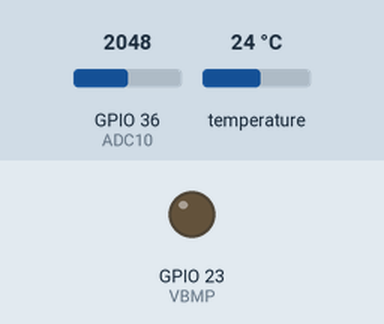
This sketch was run on a simulated ESP32. Shown: output pins drawn as LEDs (lit = HIGH). Inputs (shaded band) come from the test bench; at power-on: GPIO 36 (ADC10) = 2048, temperature 24 °C. WiFi joins after 1.5 s; servers stay silent unless stated. At 1.8 s the program puts the board to deep sleep or switches it off; the recording ends there.

Above: at 0.1 s.
Timing chart, 0 to 1.6 s (numbered marks = the images above):
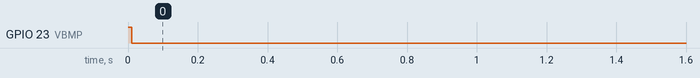

The sketch:

ESP32_ePulse.ino
```cpp
/*
 * File: ESP32_ePulse.ino
 *
 * 2020-11-27 Claus Kuehnel info@ckuehnel.ch
 */

// WiFi connection
#include <WiFi.h>
#include <WiFiClientSecure.h>
#include <UniversalTelegramBot.h>
#include "arduino_secrets.h"

WiFiClientSecure client;
UniversalTelegramBot bot(BOTtoken, client);

// General
#define DEBUG 0   // enable/disable serial output
#define WIFI 1    // enable/disable WiFi connection

#define uS_TO_S_FACTOR 1000000  // Conversion factor for micro seconds to seconds
#define TIME_TO_SLEEP  1800     // Time ESP32 will go to sleep (in seconds)

const uint8_t ADC10 = 36; // ADC1:0 @ GPIO36
const uint8_t VBMP  = 23; // VBMP @ GPIO23
const uint8_t LED   = 19; // LED @ GPIO19

float voltage, temp;

void setup()
{
  pinMode(VBMP, OUTPUT);
  digitalWrite(VBMP, 1); // BMP280 Power on

  if (DEBUG)
  {
    Serial.begin(115200);
    while(!Serial);

    print_wakeup_reason(); //Print the wakeup reason for ESP32

    Serial.print("Setup...");
  }

  initBMP280();

  if (DEBUG)
  {
    pinMode(LED, OUTPUT);
    digitalWrite(LED, 1);
    delay(100);
    digitalWrite(LED,0);
  }


  voltage = analogRead(ADC10);
  delay(10);
  voltage = analogRead(ADC10) * 2 * 3.3/4096; // due to voltage divider;
  if (DEBUG) Serial.println("Vbat: " + String(voltage) + " V");

  temp = getTemperature(); // read external sensor
  if (DEBUG) Serial.println("External Temperature: " + String(temp) + " *C");

  digitalWrite(VBMP, 0); // BMP280 Power off

  if (WIFI) sendMessage();

  // goto sleep
  esp_sleep_enable_timer_wakeup(TIME_TO_SLEEP * uS_TO_S_FACTOR);
  if (DEBUG) Serial.println("Setup ePulse to sleep for every " + String(TIME_TO_SLEEP) + " s.\n");

  esp_deep_sleep_start();
}

void loop() {}


// Method to print the reason by which ESP32 has been awaken from sleep
void print_wakeup_reason()
{
  esp_sleep_wakeup_cause_t wakeup_reason;
  wakeup_reason = esp_sleep_get_wakeup_cause();
  switch(wakeup_reason)
  {
    case ESP_SLEEP_WAKEUP_EXT0 :     Serial.println("\nWakeup caused by external signal using RTC_IO"); break;
    case ESP_SLEEP_WAKEUP_EXT1 :     Serial.println("\nWakeup caused by external signal using RTC_CNTL"); break;
    case ESP_SLEEP_WAKEUP_TIMER :    Serial.println("\nWakeup caused by timer"); break;
    case ESP_SLEEP_WAKEUP_TOUCHPAD : Serial.println("\nWakeup caused by touchpad"); break;
    case ESP_SLEEP_WAKEUP_ULP :      Serial.println("\nWakeup caused by ULP program"); break;
    default :                        Serial.printf("\nWakeup was not caused by deep sleep: %d\n",wakeup_reason); break;
  }
}
```

BMP280.ino
```cpp
// I2C bus connected BMP280

#include <Wire.h>
#include <Adafruit_BMP280.h>

Adafruit_BMP280 bmp; // I2C

void initBMP280()
{
  Wire.begin(21, 22);

  if (!bmp.begin(BMP280_ADDRESS_ALT)) // SDO open
  {
    if (DEBUG) Serial.println(F("Could not find a valid BMP280 sensor, check wiring!"));
    while (1);
  }

  /* Default settings from datasheet. */
  bmp.setSampling(Adafruit_BMP280::MODE_NORMAL,     /* Operating Mode. */
                  Adafruit_BMP280::SAMPLING_X2,     /* Temp. oversampling */
                  Adafruit_BMP280::SAMPLING_X16,    /* Pressure oversampling */
                  Adafruit_BMP280::FILTER_X16,      /* Filtering. */
                  Adafruit_BMP280::STANDBY_MS_500); /* Standby time. */
}

float getTemperature()
{
  float temp = bmp.readTemperature();
  return temp;
}
```

WiFi.ino
```cpp
// Send measuring values to Telegram bot

void sendMessage()
{
  if (DEBUG)
  {
    // attempt to connect to Wifi network:
    Serial.print("Connecting to WiFi: ");
    Serial.println(ssid);
  }

  WiFi.mode(WIFI_STA);
  WiFi.disconnect();
  WiFi.begin("Sunrise_2.4GHz_8AC2A0", "u2u7fgzv31Ds");

  while (WiFi.status() != WL_CONNECTED)
  {
    if (DEBUG) Serial.print(".");
    delay(500);
  }

  if (DEBUG)
  {
    Serial.println("WiFi connected.");
    Serial.print("IP address: ");
    Serial.println(WiFi.localIP());
  }
  String message =  "Vbat: " + String(voltage) + " V\n";
         message += "Temp: " + String(temp) + " *C";
  bot.sendMessage(CHAT_ID, message, "");
}
```

arduino_secrets.h
```cpp
// This file contains credentials to access several services

// Initialize Wifi connection to the router
const char* ssid = "Sunrise_2.4GHz_8AC2A0";
const char* pw   = "u2u7fgzv31Ds";

// Initialize Telegram BOT
#define BOTtoken "1481682315:AAEqbGjYlKqLTnA-ZkM5qk-u0eJenDvtyQY"  // your Bot Token (Get from Botfather)
#define CHAT_ID "929477751"
```

Measured:
- by itself, GPIO 23 (VBMP): LOW → HIGH at 0.00 s, → LOW 0.01 s later
